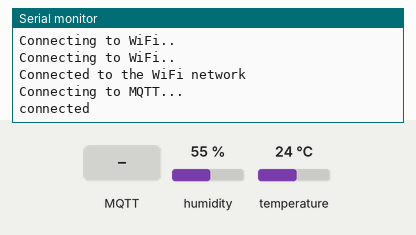
A sketch run on a simulated ESP8266 (NodeMCU). Parts: the last lines printed to the serial monitor. The test bench sets the inputs (shaded band); at power-on: humidity 55 %, temperature 24 °C. WiFi joins after 1.5 s; servers stay silent unless stated; no MQTT or app messages arrive unless stated.

Above: at 2.7 s.
2.8 s: MQTT message "esp8266" arrives on the first subscribed topic
At 4.1 s:
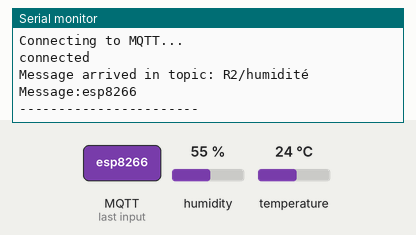
4.6 s: MQTT message "1" arrives on the first subscribed topic
At 5.2 s:
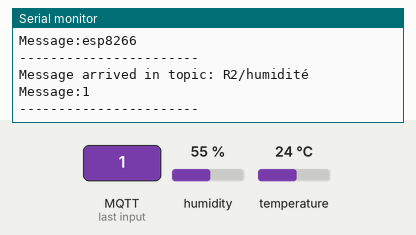
6.3 s: MQTT message "on" arrives on the first subscribed topic
At 7.6 s:
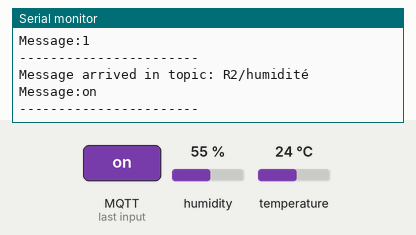
7.9 s: MQTT message "off" arrives on the first subscribed topic
At 8.8 s:
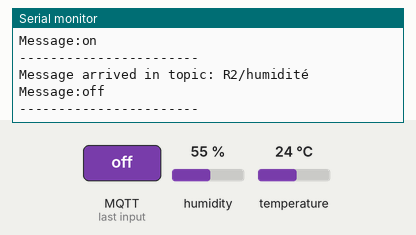
9.5 s: MQTT message "esp8266" arrives on the second subscribed topic
At 11.1 s:
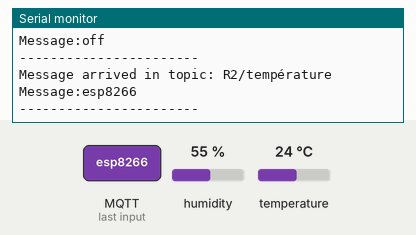

The sketch:

communicationPubSubDHTT.ino
```cpp
#include <ESP8266WiFi.h>
#include <PubSubClient.h>
#include <Arduino.h>
#include "DHT.h"        // including the library of DHT11 temperature and humidity sensor
#define DHTTYPE DHT11   // DHT 11
#define watersensor 5
#define dht_dpin 0

const char* ssid = "HUAWEI Y9s";                   // wifi ssid
const char* password =  "grey1sucksass2";         // wifi password
const char* mqttServer = "192.168.43.62";    // IP adress Raspberry Pi
const int mqttPort = 1883;
const char* mqttUser = "";      // if you don't have MQTT Username, no need input
const char* mqttPassword = "";  // if you don't have MQTT Password, no need input

WiFiClient espClient;
PubSubClient client(espClient);
DHT dht(dht_dpin, DHTTYPE);

void setup() {

  Serial.begin(115200);
  dht.begin();
  WiFi.begin(ssid, password);

  while (WiFi.status() != WL_CONNECTED) {
    delay(500);
    Serial.println("Connecting to WiFi..");
  }
  Serial.println("Connected to the WiFi network");

  client.setServer(mqttServer, mqttPort);
  client.setCallback(callback);

  while (!client.connected()) {
    Serial.println("Connecting to MQTT...");

    if (client.connect("ESP8266Client", mqttUser, mqttPassword )) {

      Serial.println("connected");

    } else {

      Serial.print("failed with state ");
      Serial.print(client.state());
      delay(2000);

    }
  }

  //  client.publish("esp8266", "Hello Raspberry Pi");
  //  client.subscribe("esp8266");

}

void callback(char* topic, byte* payload, unsigned int length) {

  Serial.print("Message arrived in topic: ");
  Serial.println(topic);

  Serial.print("Message:");
  for (int i = 0; i < length; i++) {
    Serial.print((char)payload[i]);
  }

  Serial.println();
  Serial.println("-----------------------");

}

void loop() {
  float h = dht.readHumidity();
  float t = dht.readTemperature();
  char humidite[10]="" ;
  char température[10]="" ;
  //sprintf(message, "%f/%f",h,t);
  sprintf(humidite,"%f",h);
  sprintf(température,"%f",t);
  //char message[]="hello" ;
  //dtostrf(temp, 4, 2, str_temp);
  client.publish("R2/humidité",humidite);
  client.publish("R2/température",température);
  client.subscribe("R2/humidité");
  client.subscribe("R2/température");
  delay(800);
  client.loop();
}
```

Measured:
- after the input at 2.8 s, the serial monitor: prints a new line after 0.38 s (image 1)
- after the input at 4.6 s, the serial monitor: prints a new line after 0.21 s (image 2)
- after the input at 6.3 s, the serial monitor: prints a new line after 0.12 s (image 3)
- after the input at 7.9 s, the serial monitor: prints a new line after 0.14 s (image 4)
- after the input at 9.5 s, the serial monitor: prints a new line after 0.17 s (image 5)
